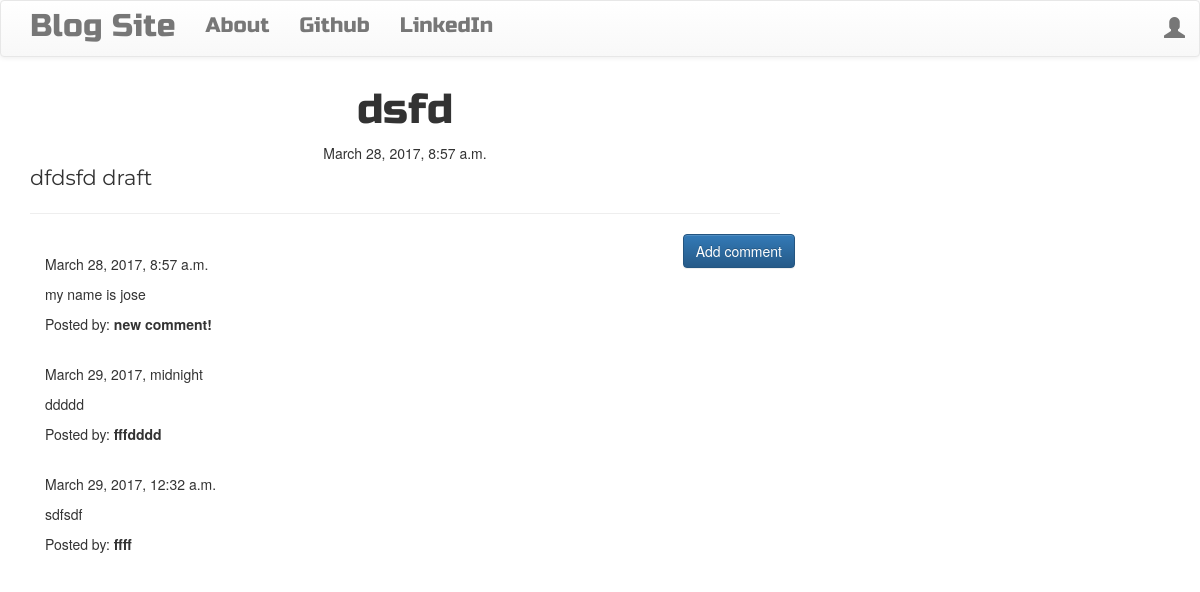
The page /post/14 on the database its author committed.
### blog/models.py (models this page shows, shortened)
class Post(models.Model):
    author = models.ForeignKey('auth.User')
    title = models.CharField(max_length=200)
    text = models.TextField()
    created_date = models.DateTimeField(default=timezone.now)
    published_date = models.DateTimeField(blank=True, null=True)

class Comment(models.Model):
    post = models.ForeignKey('blog.Post', related_name='comments')
    author = models.CharField(max_length=200)
    text = models.TextField()
    created_date = models.DateTimeField(default=timezone.now)
    approved_comment = models.BooleanField(default=False)

### blog/views.py (the view)
# urls.py: url(r'^post/(?P<pk>\d+)$', views.PostDetailView.as_view(), name='post_detail'),
class PostDetailView(DetailView):
    model = Post

### blog/templates/blog/post_detail.html (shortened to what this page needs)
{% extends 'blog/base.html' %}
{% block content %}
        <h1 class='posttitle loader'>{{ post.title }}</h1>
        {% if post.published_date %}
            <div class="date postdate">
                {{ post.published_date }}
            </div>
        {% else %}
            <a class="btn btn-default" href="{% url 'post_publish' pk=post.pk %}">Publish</a>
        {% endif %}
      <p class='postcontent' >{{ post.text|safe|linebreaksbr }}</p>
  <hr>
  <a class="btn btn-primary btn-comment" href="{% url 'add_comment_to_post' pk=post.pk %}">Add comment</a>
  <div class="container">
  {% for comment in post.comments.all %}
  <br>
      {% if user.is_authenticated or comment.approved_comment %}
              {{ comment.created_date }}
          <p>{{ comment.text|safe|linebreaks }}</p>
          <p>Posted by: <strong>{{ comment.author }}</strong></p>
      {% endif %}
  {% empty %}
      <p>No comments posted.</p>
  {% endfor %}
</div>
{% endblock %}

### blog/static/css/blog.css (style rules this page uses)
.postdate { text-align: center; }
.posttitle { font-family: 'Russo One', sans-serif; font-size: 3em; text-align: center; }
.postcontent { font-family: 'Montserrat'; font-size: 1.5em; }
.btn-comment { position: absolute; right: 0px; }
.loader { filter:hue-rotate(0deg); color: linear-gradient(45deg,#0f8,#08f); animation:hue 5000ms infinite linear; }

### rows shown on the page
Post: title "dsfd", published_date "March 28, 2017, 8:57 a.m.", text "dfdsfd draft"
Comment: created_date "March 28, 2017, 8:57 a.m.", text "my name is jose", author "new comment!"
Comment: created_date "March 29, 2017, midnight", text "ddddd", author "fffdddd"
Comment: created_date "March 29, 2017, 12:32 a.m.", text "sdfsdf", author "ffff"
